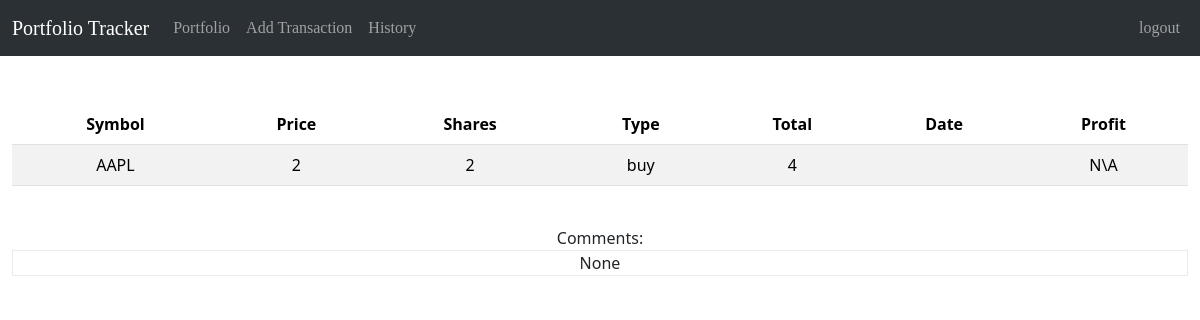
The page /history/1 (signed in) on the database as committed earlier.
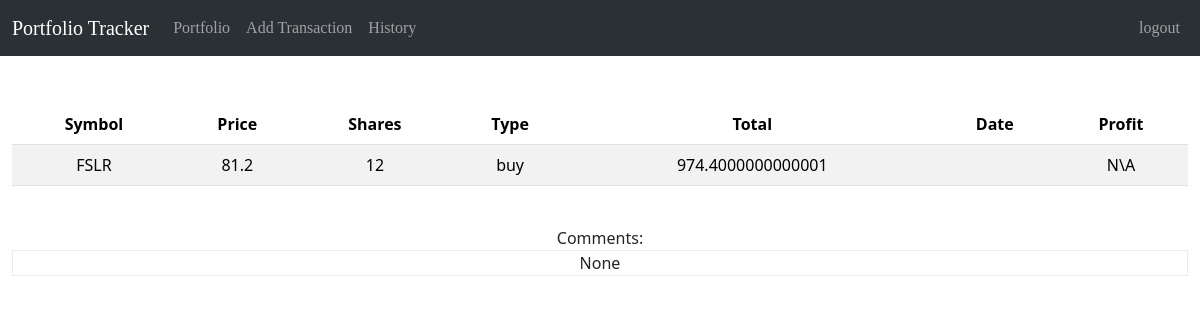
The same page on the database as committed later.
### tables this page shows
CREATE TABLE transactions 
    (
    transaction_id INTEGER PRIMARY KEY AUTOINCREMENT NOT NULL UNIQUE,
    user_id INTEGER NOT NULL,
    symbol VARCHAR(255) NOT NULL,
    shares INTEGER NOT NULL,
    price NUMERIC NOT NULL,
    total NUMERIC NOT NULL,
    transaction_type VARCHAR(255), -- buy or sell
    comments TEXT,
    transaction_date DATE,
    profit NUMERIC DEFAULT NULL, -- only for sales
    dequeued BOOLEAN DEFAULT 0, -- only for purchases
    FOREIGN KEY(user_id) REFERENCES users(id)
    );

### index.py (the view)
@app.route('/history/<transaction_id>')
@login_required
def transaction_detail(transaction_id):
    detail = db.execute('SELECT * FROM transactions WHERE transaction_id = ?', transaction_id)
    return render_template('history_detail.html', detail=detail[0])

### helpers.py (called while the page is built)
def login_required(f):
    @wraps(f)
    def decorated_function(*args, **kwargs):
        if session.get("user_id") is None:
            return redirect("/login")
        return f(*args, **kwargs)
    return decorated_function

### index.py (called while the page is built)
@app.after_request
def after_request(response):
    response.headers["Cache-Control"] = "no-cache, no-store, must-revalidate"
    response.headers["Expires"] = 0
    response.headers["Pragma"] = "no-cache"
    return response

### templates/history_detail.html (shortened to what this page needs)
{% extends "layout.html" %}
{% block main %}
    <table class="table table-striped">
        <thead>
            <tr>
            <th>Symbol</th>
            <th>Price</th>
            <th>Shares</th>
            <th>Type</th>
            <th>Total</th>
            <th>Date</th>
            <th>Profit</th>
            </tr>
        </thead>
        <tbody>
            <tr>
                <td>{{detail.symbol}}</td>
                <td>{{detail.price}}</td>
                <td>{{detail.shares}}</td>
                <td>{{detail.transaction_type}}</td>
                <td>{{detail.total}}</td>
                <td>{{detail.transaction_date}}</td>
                {% if detail.profit == None %}
                    <td>N\A</td>
                {% else %}
                    <td class="profits">{{detail.profit | usd}}</td>
                {% endif %}
            </tr>
        </tbody>
    </table>
    <br>
    Comments:
    <div class="border border-light-subtle">
        <p>{{detail.comments}}</p>
    </div>
{% endblock %}

Rows that differ between the two databases and show on the page:
changed transactions "buy": symbol "AAPL" → "FSLR"; price "2" → "81.2"; shares "2" → "12"; total "4" → "974.4000000000001"
